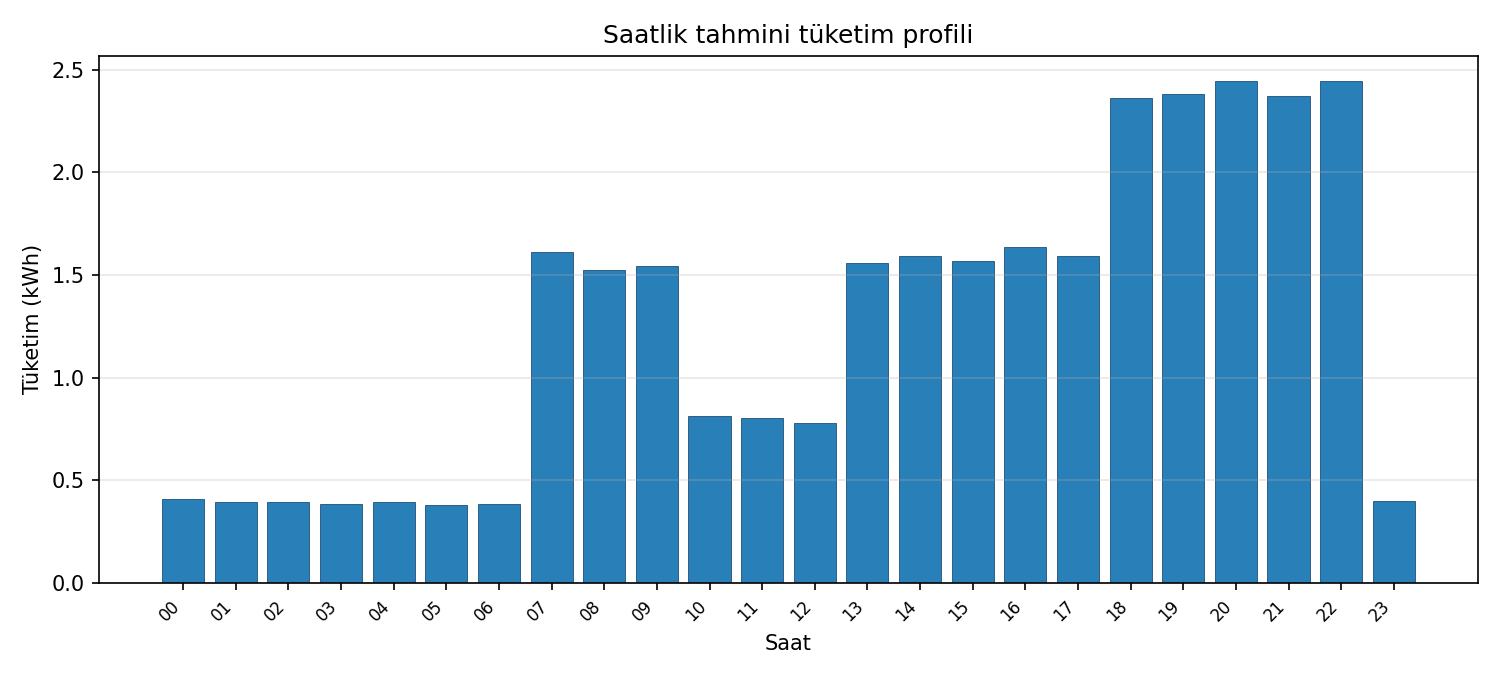

This figure's Python source:
"""
Personalized hourly household consumption profiles (kWh per hour).
"""

from __future__ import annotations

import numpy as np


def generate_consumption_profile(
    num_people: int,
    has_ev: bool,
    has_heat_pump: bool,
    season: str = "summer",
) -> list[float]:
    """
    Return 24 hourly kWh values (index 0 = hour 0:00-1:00).

    Base rates are per person for that hour slot; scaled by num_people.
    ±5% multiplicative noise per hour for realism.
    """
    rng = np.random.default_rng()
    hourly = np.zeros(24, dtype=float)

    night_hours = {23, 0, 1, 2, 3, 4, 5, 6}
    morning_hours = {7, 8, 9}
    midday_hours = set(range(10, 18))  # 10-17 inclusive
    evening_hours = {18, 19, 20, 21, 22}

    for h in range(24):
        if h in night_hours:
            base = 0.1 * num_people
        elif h in morning_hours:
            base = 0.4 * num_people
        elif h in midday_hours:
            base = 0.2 * num_people
        elif h in evening_hours:
            base = 0.6 * num_people
        else:
            base = 0.2 * num_people
        noise = rng.uniform(0.95, 1.05)
        hourly[h] = base * noise

    if has_ev:
        for h in (22, 23, 0):
            hourly[h] += 2.0

    if has_heat_pump and season.lower() == "summer":
        for h in range(13, 18):
            hourly[h] += 0.8

    return [float(round(x, 4)) for x in hourly]


def get_user_profile_from_input() -> list[float]:
    """Üç Türkçe soru (input); 24 saatlik profili döndürür."""
    print("--- Kişiselleştirilmiş saatlik tüketim ---\n")
    while True:
        try:
            num_people = int(input("Hanede kaç kişi yaşıyor? (tam sayı): ").strip())
            if num_people >= 1:
                break
        except ValueError:
            pass
        print("Lütfen 1 veya daha büyük bir tam sayı girin.")

    ev_str = input("Elektrikli araç (gece şarj) var mı? (e=Evet, h=Hayır): ").strip().lower()
    has_ev = ev_str in ("e", "evet", "y", "yes", "1")

    hp_str = input("Isı pompası var mı? (e=Evet, h=Hayır): ").strip().lower()
    has_heat_pump = hp_str in ("e", "evet", "y", "yes", "1")

    return generate_consumption_profile(
        num_people=num_people,
        has_ev=has_ev,
        has_heat_pump=has_heat_pump,
        season="summer",
    )


def _plot_profile(profile: list[float], path: str = "consumption_profile.png") -> None:
    import matplotlib.pyplot as plt

    hours = np.arange(24)
    fig, ax = plt.subplots(figsize=(10, 4.5))
    ax.bar(hours, profile, color="#2980b9", edgecolor="#1f4e79", linewidth=0.4)
    ax.set_xlabel("Saat")
    ax.set_ylabel("Tüketim (kWh)")
    ax.set_title("Saatlik tahmini tüketim profili")
    ax.set_xticks(hours)
    ax.set_xticklabels([f"{h:02d}" for h in hours], rotation=45, ha="right", fontsize=8)
    ax.grid(axis="y", alpha=0.3)
    fig.tight_layout()
    fig.savefig(path, dpi=150)
    plt.close(fig)


if __name__ == "__main__":
    profile = get_user_profile_from_input()
    print("\n24 saatlik tüketim (kWh):")
    for h, kwh in enumerate(profile):
        print(f"  {h:02d}:00  {kwh:.4f} kWh")
    _plot_profile(profile)
    print(f"\nGrafik kaydedildi: consumption_profile.png")
